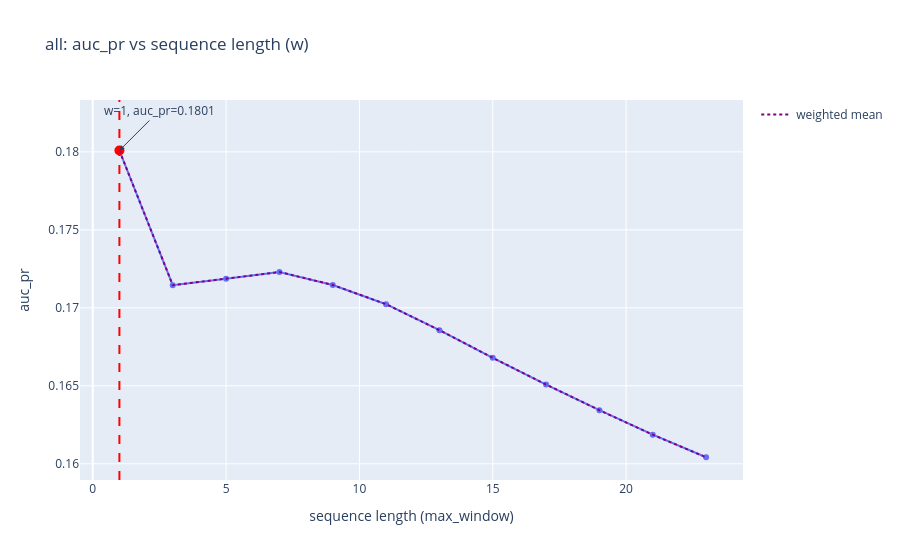
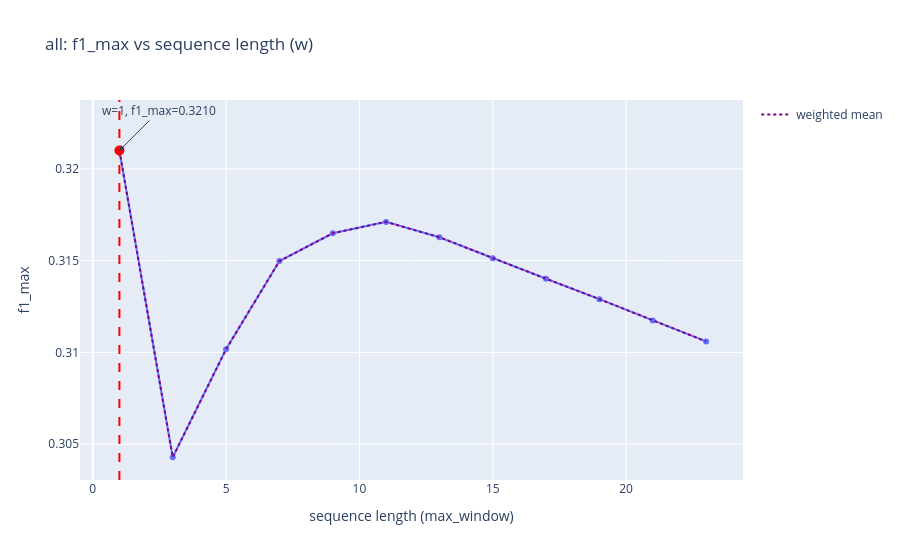
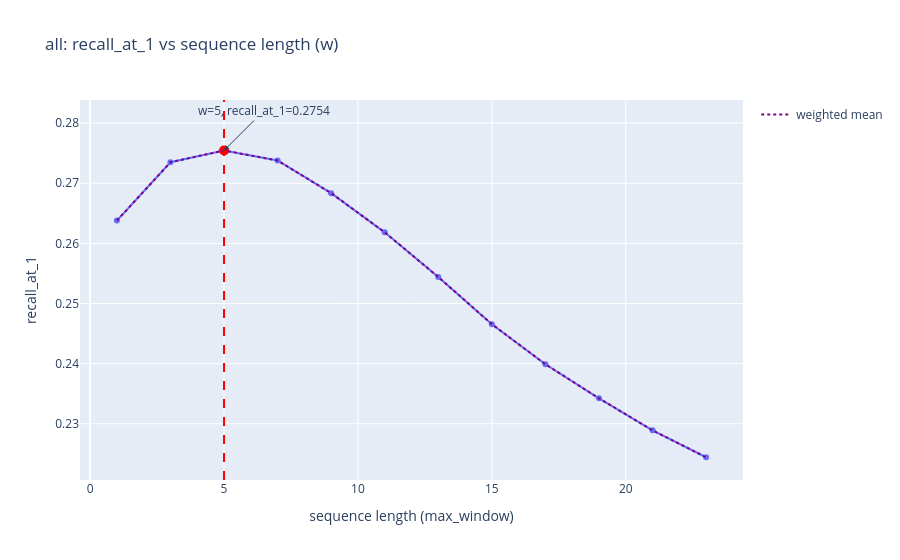
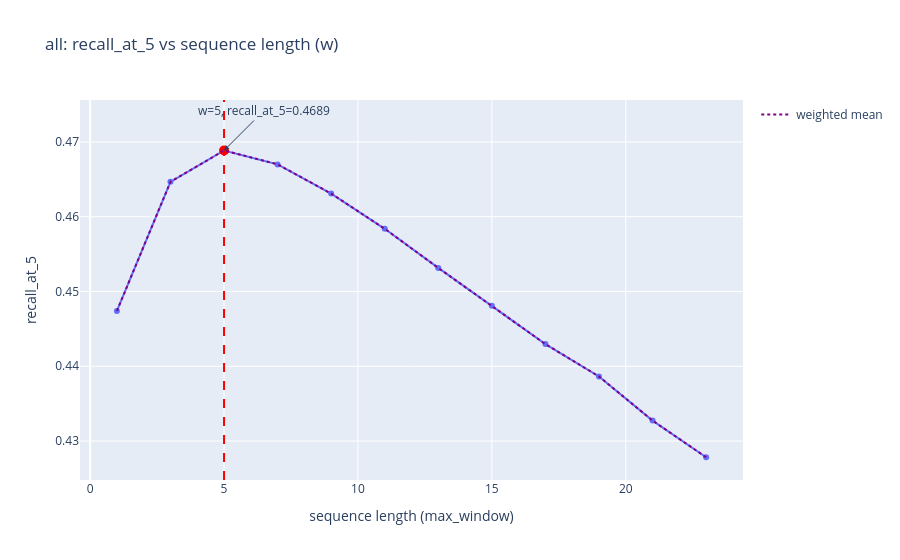

Here is the notebook cell these charts were saved with, in order:
### Code cell
plot_metrics_vs_window_with_stats(result_df, result_df)

### Figure 1 — Plotly figure (JSON) as saved in the notebook; plotly's stock layout.template omitted (floating-point values rounded to 4 significant figures)
{"data": [{"hovertemplate": "w=%{x}<br>auc_pr=%{y}<extra></extra>", "legendgroup": "", "line": {"color": "#636efa", "dash": "solid"}, "marker": {"symbol": "circle"}, "mode": "lines+markers", "name": "", "orientation": "v", "showlegend": false, "type": "scatter", "x": [1, 3, 5, 7, 9, 11, 13, 15, 17, 19, 21, 23], "xaxis": "x", "y": [0.1801, 0.1715, 0.1719, 0.1723, 0.1715, 0.1702, 0.1686, 0.1668, 0.1651, 0.1634, 0.1619, 0.1604], "yaxis": "y"}, {"marker": {"color": "red", "size": 10}, "mode": "markers", "name": "max", "showlegend": false, "type": "scatter", "x": [1], "y": [0.1801]}, {"line": {"color": "purple", "dash": "dot"}, "mode": "lines", "name": "weighted mean", "showlegend": true, "type": "scatter", "x": [1, 3, 5, 7, 9, 11, 13, 15, 17, 19, 21, 23], "y": [0.1801, 0.1715, 0.1719, 0.1723, 0.1715, 0.1702, 0.1686, 0.1668, 0.1651, 0.1634, 0.1619, 0.1604]}], "layout": {"annotations": [{"arrowhead": 2, "ax": 40, "ay": -40, "showarrow": true, "text": "w=1, auc_pr=0.1801", "x": 1, "y": 0.1801}], "legend": {"tracegroupgap": 0}, "shapes": [{"line": {"color": "red", "dash": "dash"}, "type": "line", "x0": 1, "x1": 1, "xref": "x", "y0": 0, "y1": 1, "yref": "y domain"}], "title": {"text": "all: auc_pr vs sequence length (w)"}, "xaxis": {"anchor": "y", "domain": [0, 1], "title": {"text": "sequence length (max_window)"}}, "yaxis": {"anchor": "x", "domain": [0, 1], "title": {"text": "auc_pr"}}}}

### Figure 2 — Plotly figure (JSON) as saved in the notebook; plotly's stock layout.template omitted (floating-point values rounded to 4 significant figures)
{"data": [{"hovertemplate": "w=%{x}<br>f1_max=%{y}<extra></extra>", "legendgroup": "", "line": {"color": "#636efa", "dash": "solid"}, "marker": {"symbol": "circle"}, "mode": "lines+markers", "name": "", "orientation": "v", "showlegend": false, "type": "scatter", "x": [1, 3, 5, 7, 9, 11, 13, 15, 17, 19, 21, 23], "xaxis": "x", "y": [0.321, 0.3043, 0.3102, 0.315, 0.3165, 0.3171, 0.3163, 0.3151, 0.314, 0.3129, 0.3117, 0.3106], "yaxis": "y"}, {"marker": {"color": "red", "size": 10}, "mode": "markers", "name": "max", "showlegend": false, "type": "scatter", "x": [1], "y": [0.321]}, {"line": {"color": "purple", "dash": "dot"}, "mode": "lines", "name": "weighted mean", "showlegend": true, "type": "scatter", "x": [1, 3, 5, 7, 9, 11, 13, 15, 17, 19, 21, 23], "y": [0.321, 0.3043, 0.3102, 0.315, 0.3165, 0.3171, 0.3163, 0.3151, 0.314, 0.3129, 0.3117, 0.3106]}], "layout": {"annotations": [{"arrowhead": 2, "ax": 40, "ay": -40, "showarrow": true, "text": "w=1, f1_max=0.3210", "x": 1, "y": 0.321}], "legend": {"tracegroupgap": 0}, "shapes": [{"line": {"color": "red", "dash": "dash"}, "type": "line", "x0": 1, "x1": 1, "xref": "x", "y0": 0, "y1": 1, "yref": "y domain"}], "title": {"text": "all: f1_max vs sequence length (w)"}, "xaxis": {"anchor": "y", "domain": [0, 1], "title": {"text": "sequence length (max_window)"}}, "yaxis": {"anchor": "x", "domain": [0, 1], "title": {"text": "f1_max"}}}}

### Figure 3 — Plotly figure (JSON) as saved in the notebook; plotly's stock layout.template omitted (floating-point values rounded to 4 significant figures)
{"data": [{"hovertemplate": "w=%{x}<br>recall_at_1=%{y}<extra></extra>", "legendgroup": "", "line": {"color": "#636efa", "dash": "solid"}, "marker": {"symbol": "circle"}, "mode": "lines+markers", "name": "", "orientation": "v", "showlegend": false, "type": "scatter", "x": [1, 3, 5, 7, 9, 11, 13, 15, 17, 19, 21, 23], "xaxis": "x", "y": [0.2638, 0.2735, 0.2754, 0.2738, 0.2684, 0.2618, 0.2544, 0.2466, 0.2399, 0.2342, 0.2289, 0.2244], "yaxis": "y"}, {"marker": {"color": "red", "size": 10}, "mode": "markers", "name": "max", "showlegend": false, "type": "scatter", "x": [5], "y": [0.2754]}, {"line": {"color": "purple", "dash": "dot"}, "mode": "lines", "name": "weighted mean", "showlegend": true, "type": "scatter", "x": [1, 3, 5, 7, 9, 11, 13, 15, 17, 19, 21, 23], "y": [0.2638, 0.2735, 0.2754, 0.2738, 0.2684, 0.2618, 0.2544, 0.2466, 0.2399, 0.2342, 0.2289, 0.2244]}], "layout": {"annotations": [{"arrowhead": 2, "ax": 40, "ay": -40, "showarrow": true, "text": "w=5, recall_at_1=0.2754", "x": 5, "y": 0.2754}], "legend": {"tracegroupgap": 0}, "shapes": [{"line": {"color": "red", "dash": "dash"}, "type": "line", "x0": 5, "x1": 5, "xref": "x", "y0": 0, "y1": 1, "yref": "y domain"}], "title": {"text": "all: recall_at_1 vs sequence length (w)"}, "xaxis": {"anchor": "y", "domain": [0, 1], "title": {"text": "sequence length (max_window)"}}, "yaxis": {"anchor": "x", "domain": [0, 1], "title": {"text": "recall_at_1"}}}}

### Figure 4 — Plotly figure (JSON) as saved in the notebook; plotly's stock layout.template omitted (floating-point values rounded to 4 significant figures)
{"data": [{"hovertemplate": "w=%{x}<br>recall_at_5=%{y}<extra></extra>", "legendgroup": "", "line": {"color": "#636efa", "dash": "solid"}, "marker": {"symbol": "circle"}, "mode": "lines+markers", "name": "", "orientation": "v", "showlegend": false, "type": "scatter", "x": [1, 3, 5, 7, 9, 11, 13, 15, 17, 19, 21, 23], "xaxis": "x", "y": [0.4474, 0.4647, 0.4689, 0.467, 0.4631, 0.4584, 0.4531, 0.4481, 0.443, 0.4386, 0.4327, 0.4278], "yaxis": "y"}, {"marker": {"color": "red", "size": 10}, "mode": "markers", "name": "max", "showlegend": false, "type": "scatter", "x": [5], "y": [0.4689]}, {"line": {"color": "purple", "dash": "dot"}, "mode": "lines", "name": "weighted mean", "showlegend": true, "type": "scatter", "x": [1, 3, 5, 7, 9, 11, 13, 15, 17, 19, 21, 23], "y": [0.4474, 0.4647, 0.4689, 0.467, 0.4631, 0.4584, 0.4531, 0.4481, 0.443, 0.4386, 0.4327, 0.4278]}], "layout": {"annotations": [{"arrowhead": 2, "ax": 40, "ay": -40, "showarrow": true, "text": "w=5, recall_at_5=0.4689", "x": 5, "y": 0.4689}], "legend": {"tracegroupgap": 0}, "shapes": [{"line": {"color": "red", "dash": "dash"}, "type": "line", "x0": 5, "x1": 5, "xref": "x", "y0": 0, "y1": 1, "yref": "y domain"}], "title": {"text": "all: recall_at_5 vs sequence length (w)"}, "xaxis": {"anchor": "y", "domain": [0, 1], "title": {"text": "sequence length (max_window)"}}, "yaxis": {"anchor": "x", "domain": [0, 1], "title": {"text": "recall_at_5"}}}}
